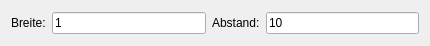
<?xml version="1.0" encoding="UTF-8"?>
<ui version="4.0">
 <class>AddGaps</class>
 <widget class="QWidget" name="AddGaps">
  <property name="geometry">
   <rect>
    <x>0</x>
    <y>0</y>
    <width>430</width>
    <height>46</height>
   </rect>
  </property>
  <property name="windowTitle">
   <string>AddGaps</string>
  </property>
  <layout class="QHBoxLayout" name="horizontalLayout_2">
   <item>
    <layout class="QHBoxLayout" name="horizontalLayout">
     <item>
      <widget class="QLabel" name="label">
       <property name="text">
        <string>Breite:</string>
       </property>
      </widget>
     </item>
     <item>
      <widget class="RMathLineEdit" name="gap">
       <property name="text">
        <string>1</string>
       </property>
      </widget>
     </item>
     <item>
      <widget class="QLabel" name="label_2">
       <property name="text">
        <string>Abstand:</string>
       </property>
      </widget>
     </item>
     <item>
      <widget class="RMathLineEdit" name="distance">
       <property name="text">
        <string>10</string>
       </property>
      </widget>
     </item>
    </layout>
   </item>
  </layout>
 </widget>
 <customwidgets>
  <customwidget>
   <class>RMathLineEdit</class>
   <extends>QLineEdit</extends>
   <header>RMathLineEdit.h</header>
  </customwidget>
 </customwidgets>
 <resources/>
 <connections/>
</ui>
